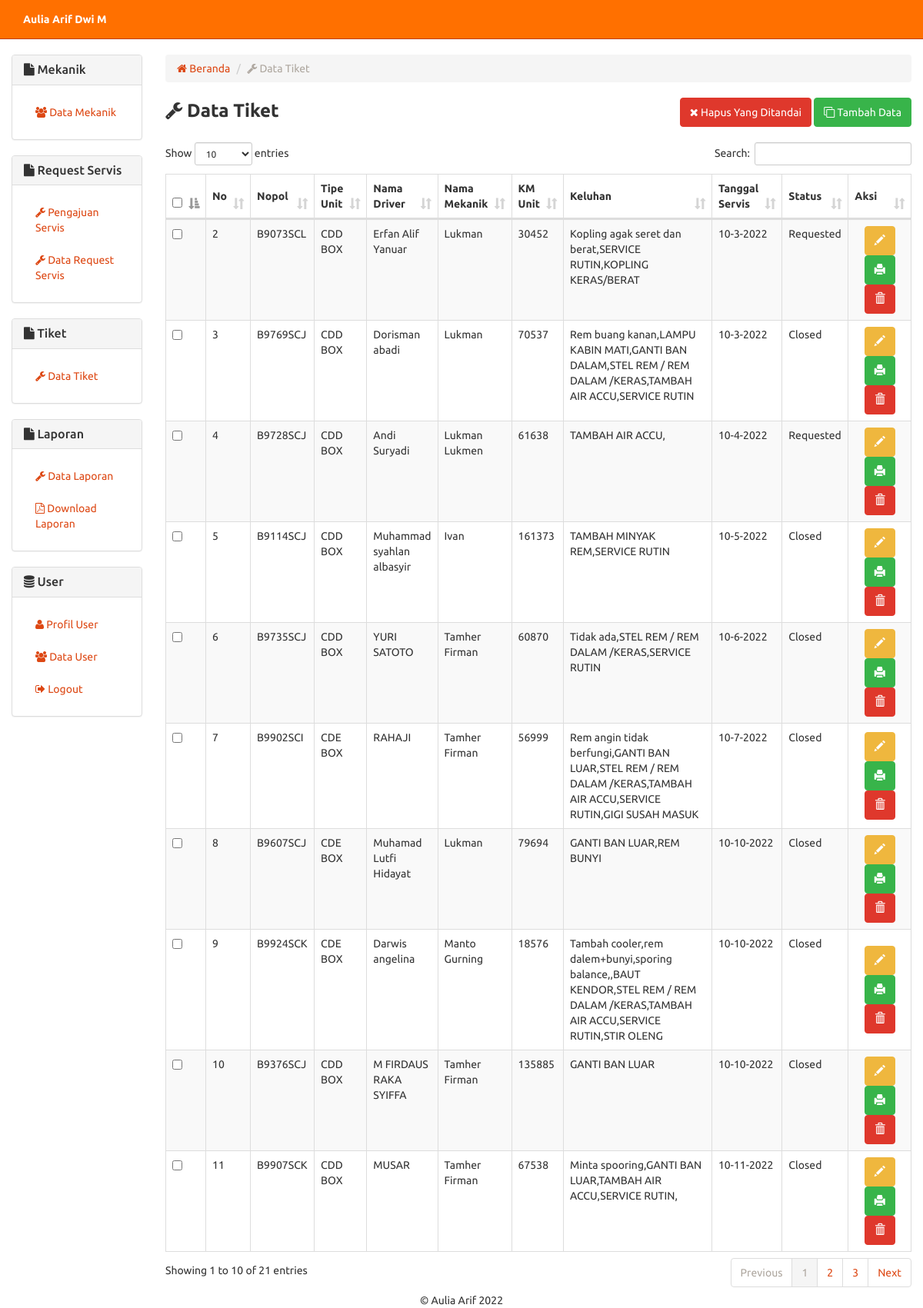
Screenshot of /tiket.php (signed in) with the database file from the repository.
### tables this page shows
CREATE TABLE `tiket` (
  `no_tiket` int(5) NOT NULL,
  `nopol` varchar(10) NOT NULL,
  `tipe_unit` varchar(10) NOT NULL,
  `nama_driver` varchar(30) NOT NULL,
  `nama_mekanik` varchar(30) DEFAULT NULL,
  `km_unit` varchar(6) NOT NULL,
  `keluhan` varchar(200) NOT NULL,
  `tanggal_servis` varchar(15) DEFAULT NULL,
  `status` varchar(10) NOT NULL
);

### includes/tiket.inc.php (called while the page is built, shortened)
<?php
class Tiket{
  private $conn;
  public function __construct($db){
    $this->conn = $db;
  }
	function readAll(){
	    $query = "SELECT * FROM tiket
	              #JOIN mekanik ON tiket.nama_mekanik=mekanik.nama_mekanik
	              #JOIN 213_pelanggan ON tiket.id_pelanggan=213_pelanggan.id_pelanggan
		          #JOIN 213_sparepart ON tiket.id_sparepart=213_sparepart.id_sparepart
		         ";
		$stmt = $this->conn->prepare( $query );
		$stmt->execute();
		return $stmt;
	}
	function countAll(){
		$query = "SELECT * FROM tiket
		         #JOIN mekanik ON tiket.nama_mekanik=mekanik.nama_mekanik
		          #JOIN 213_pelanggan ON tiket.id_pelanggan=213_pelanggan.id_pelanggan
		          #JOIN 213_sparepart ON tiket.id_sparepart=213_sparepart.id_sparepart
		          #JOIN unit ON tiket.nopol=unit.nopol";
		$stmt = $this->conn->prepare( $query );
		$stmt->execute();
		return $stmt->rowCount();
	}
}
?>

### tiket.php (the view, shortened to what this page needs)
<?php
include "header.php";
include_once 'includes/tiket.inc.php';
$pro = new Tiket($db);
$stmt = $pro->readAll();
            ?>
<div class="row">
	<div class="col-xs-12 col-sm-12 col-md-2">
		  	<?php
			include_once 'sidebar.php';
			?>
	</div>
	<div class="col-xs-12 col-sm-12 col-md-10">
	<ol class="breadcrumb">
	  <li><a href="index.php"><span class="fa fa-home"></span> Beranda</a></li>
	  <li class="active"><span class="fa fa-wrench"></span> Data Tiket</li>
	</ol>
<form method="post">
    <div class="row">
        <div class="col-md-6 text-left">
            <strong style="font-size:18pt;"><span class="fa fa-wrench"></span> Data Tiket</strong>
        </div>
        <div class="col-md-6 text-right">
            <button type="submit" name="hapus-contengan" class="btn btn-danger"><span class="fa fa-close"></span> Hapus Yang Ditandai</button>
            <button type="button" onclick="location.href='tiket-baru.php'" class="btn btn-success"><span class="fa fa-clone"></span> Tambah Data</button>
        </div>
    </div>
    <br/>
    <table width="100%" class="table table-striped table-bordered" id="tabeldata">
        <thead>
            <tr class="text-center">
                <th width="10px"><input type="checkbox" name="select-all" id="select-all" /></th>
                <th style="vertical-align:middle;">No</th>
                <th style="vertical-align:middle;">Nopol</th>
                <th style="vertical-align:middle;">Tipe Unit</th>
                <th style="vertical-align:middle;">Nama Driver</th>
                <th style="vertical-align:middle;">Nama Mekanik</th>
                <th style="vertical-align:middle;">KM Unit</th>
                <th style="vertical-align:middle;">Keluhan</th>
				<th style="vertical-align:middle;">Tanggal Servis</th>
                <th style="vertical-align:middle;">Status</th>
                <th style="vertical-align:middle;" width="110px">Aksi</th>
            </tr>
        </thead>
               <tbody>
    <?php
    while ($row = $stmt->fetch(PDO::FETCH_ASSOC)){
    ?>
            <tr>
            <td style="vertical-align:center;"><input type="checkbox" value="<?php echo $row['no_tiket'] ?>" name="checkbox[]" /></td>
            <td style="vertical-align:center;"><?php echo $row['no_tiket'] ?></td>
            <td style="vertical-align:center;"><?php echo $row['nopol'] ?></td>
            <td style="vertical-align:center;"><?php echo $row['tipe_unit'] ?></td>
            <td style="vertical-align:center;"><?php echo $row['nama_driver'] ?></td>
    	    <td style="vertical-align:center;"><?php echo $row['nama_mekanik'] ?></td>
            <td style="vertical-align:center;"><?php echo $row['km_unit'] ?></td>
            <td style="vertical-align:center;"><?php echo $row['keluhan'] ?></td>
		    <td style="vertical-align:center;"><?php echo $row['tanggal_servis'] ?></td>
            <td style="vertical-align:center;"><?php echo $row['status'] ?></td>
            <td class="text-center" style="vertical-align:middle;">
                <a href="tiket-ubah.php?id=<?php echo $row['no_tiket'] ?>" class="btn btn-warning"><span class="glyphicon glyphicon-pencil" aria-hidden="true"></span></a>
                <a href="tiket-cetak.php?id=<?php echo $row['no_tiket'] ?>" class="btn btn-success" target="_blank"><span class="glyphicon glyphicon-print" aria-hidden="true"></span></a>
    		  <a href="tiket-hapus.php?id=<?php echo $row['no_tiket'] ?>" onclick="return confirm('Yakin ingin menghapus data?')" class="btn btn-danger"><span class="glyphicon glyphicon-trash" aria-hidden="true"></span></a>
    	    </td>
            </tr>
		 <?php
    }
    ?>
        </tbody>
    </table>
    </form>
</div>
</div>
<?php include "footer.php"; ?>

### rows the page displays
tiket: no_tiket "2", nopol "B9073SCL", tipe_unit "CDD BOX", nama_driver "Erfan Alif Yanuar", nama_mekanik "Lukman", km_unit "30452", keluhan "Kopling agak seret dan berat,SERVICE RUTIN,KOPLING KERAS/BERAT", tanggal_servis "10-3-2022", status "Requested"
tiket: no_tiket "3", nopol "B9769SCJ", tipe_unit "CDD BOX", nama_driver "Dorisman abadi", nama_mekanik "Lukman", km_unit "70537", keluhan "Rem buang kanan,LAMPU KABIN MATI,GANTI BAN DALAM,STEL REM / REM DALAM /KERAS,TAMBAH AIR ACCU,SERVICE RUTIN", tanggal_servis "10-3-2022", status "Closed"
tiket: no_tiket "4", nopol "B9728SCJ", tipe_unit "CDD BOX", nama_driver "Andi Suryadi", nama_mekanik "Lukman Lukmen", km_unit "61638", keluhan "TAMBAH AIR ACCU,", tanggal_servis "10-4-2022", status "Requested"
tiket: no_tiket "5", nopol "B9114SCJ", tipe_unit "CDD BOX", nama_driver "Muhammad syahlan albasyir", nama_mekanik "Ivan", km_unit "161373", keluhan "TAMBAH MINYAK REM,SERVICE RUTIN", tanggal_servis "10-5-2022", status "Closed"
tiket: no_tiket "6", nopol "B9735SCJ", tipe_unit "CDD BOX", nama_driver "YURI SATOTO", nama_mekanik "Tamher Firman", km_unit "60870", keluhan "Tidak ada,STEL REM / REM DALAM /KERAS,SERVICE RUTIN", tanggal_servis "10-6-2022", status "Closed"
tiket: no_tiket "7", nopol "B9902SCI", tipe_unit "CDE BOX", nama_driver "RAHAJI", nama_mekanik "Tamher Firman", km_unit "56999", keluhan "Rem angin tidak berfungi,GANTI BAN LUAR,STEL REM / REM DALAM /KERAS,TAMBAH AIR ACCU,SERVICE RUTIN,GIGI SUSAH MASUK", tanggal_servis "10-7-2022", status "Closed"
tiket: no_tiket "8", nopol "B9607SCJ", tipe_unit "CDE BOX", nama_driver "Muhamad Lutfi Hidayat", nama_mekanik "Lukman", km_unit "79694", keluhan "GANTI BAN LUAR,REM BUNYI", tanggal_servis "10-10-2022", status "Closed"
tiket: no_tiket "9", nopol "B9924SCK", tipe_unit "CDE BOX", nama_driver "Darwis angelina", nama_mekanik "Manto Gurning", km_unit "18576", keluhan "Tambah cooler,rem dalem+bunyi,sporing balance,,BAUT KENDOR,STEL REM / REM DALAM /KERAS,TAMBAH AIR ACCU,SERVICE RUTIN,STIR OLENG", tanggal_servis "10-10-2022", status "Closed"
tiket: no_tiket "10", nopol "B9376SCJ", tipe_unit "CDD BOX", nama_driver "M FIRDAUS RAKA SYIFFA", nama_mekanik "Tamher Firman", km_unit "135885", keluhan "GANTI BAN LUAR", tanggal_servis "10-10-2022", status "Closed"
tiket: no_tiket "11", nopol "B9907SCK", tipe_unit "CDD BOX", nama_driver "MUSAR", nama_mekanik "Tamher Firman", km_unit "67538", keluhan "Minta spooring,GANTI BAN LUAR,TAMBAH AIR ACCU,SERVICE RUTIN,", tanggal_servis "10-11-2022", status "Closed"

### other values shown
$_SESSION['nama_user'] "Aulia Arif Dwi M"
